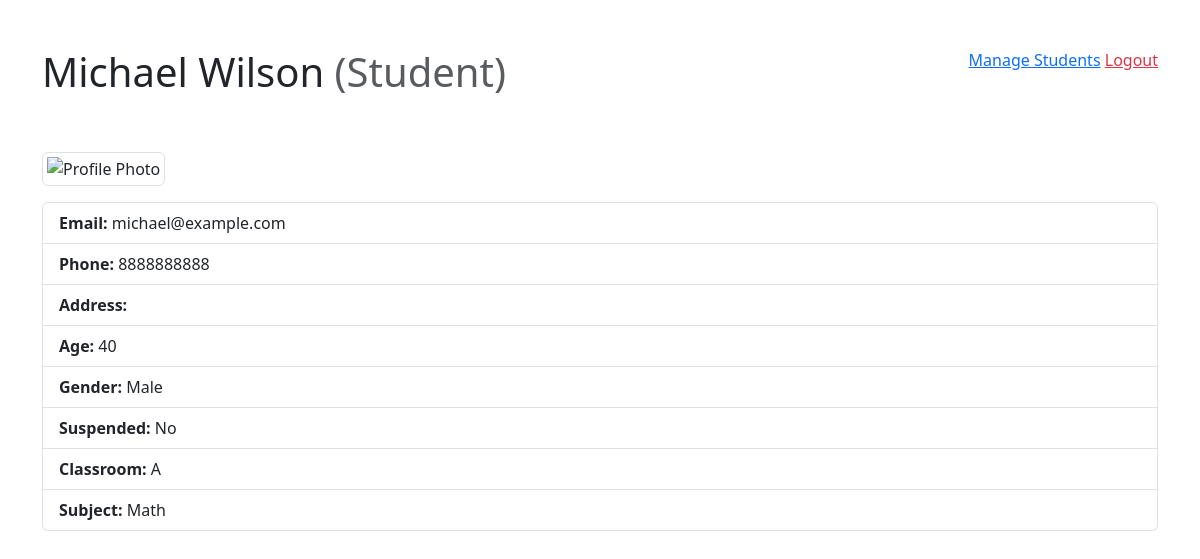
The page /project/profile.php?id=6 (signed in) on the database its author committed.
### tables this page shows
CREATE TABLE `users` (
  `id` int(10) NOT NULL,
  `name` varchar(255) NOT NULL,
  `age` int(10) UNSIGNED DEFAULT NULL,
  `photo` text DEFAULT NULL,
  `gender` enum('Male','Female','Others') NOT NULL,
  `address` text DEFAULT NULL,
  `class_id` int(11) DEFAULT NULL,
  `subject_id` int(11) DEFAULT NULL,
  `role_id` int(11) NOT NULL DEFAULT 1,
  `email` varchar(255) NOT NULL,
  `phone` varchar(255) NOT NULL,
  `password` varchar(255) NOT NULL,
  `suspended` int(11) DEFAULT 0,
  `created_at` datetime DEFAULT NULL,
  `updated_at` datetime DEFAULT NULL
);

CREATE TABLE `roles` (
  `id` int(11) NOT NULL,
  `name` varchar(255) NOT NULL,
  `value` int(11) NOT NULL
);

CREATE TABLE `classes` (
  `id` int(11) NOT NULL,
  `name` varchar(255) NOT NULL,
  `value` int(11) NOT NULL
);

CREATE TABLE `subjects` (
  `id` int(11) NOT NULL,
  `name` varchar(255) NOT NULL,
  `value` int(11) NOT NULL
);

### project/_classes/Libs/Database/MySQL.php (called while the page is built, shortened)
<?php
class MySQL
{
    private $dbhost;
    private $dbuser;
    private $dbname;
    private $dbpass;
    public function __construct(
        $dbhost = "localhost",
        $dbuser = "root",
        $dbname = "project",
        $dbpass = "",
    ) {
        $this->dbhost = $dbhost;
        $this->dbuser = $dbuser;
        $this->dbname = $dbname;
        $this->dbpass = $dbpass;
    }
    public function connect()
    {
        try {
            $this->db = new PDO(
                "mysql:host=$this->dbhost;dbname=$this->dbname",
                $this->dbuser,
                $this->dbpass,
                [
                    PDO::ATTR_ERRMODE => PDO::ERRMODE_EXCEPTION,
                    PDO::ATTR_DEFAULT_FETCH_MODE => PDO::FETCH_OBJ,
                ]
            );
            return $this->db;
        } catch (PDOException $e) {
            return $e->getMessage();
        }
    }
}

### project/_classes/Libs/Database/UsersTable.php (called while the page is built, shortened)
<?php
class UsersTable
{
    private $db = null;
    public function __construct(MySQL $db)
    {
        $this->db = $db->connect();
    }
    public function userProfile($id)
    {
        $statement = $this->db->prepare("
                                        SELECT users.*, roles.name AS role, roles.value, classes.name AS class, subjects.name AS subject
                                        FROM users
                                        LEFT JOIN roles ON users.role_id = roles.id
                                        LEFT JOIN classes ON users.class_id = classes.id
                                        LEFT JOIN subjects ON users.subject_id = subjects.id
                                        WHERE users.id = :id
                                        ");
        $statement->execute(['id' => $id]);
        $row = $statement->fetch();
        return $row ?? false;
    }
}

### project/_classes/Helpers/Auth.php (called while the page is built, shortened)
<?php
class Auth
{
    static $loginUrl = '/index.php';
    static function check()
    {
        if (isset($_SESSION['user'])) {
            return $_SESSION['user'];
        } else {
            HTTP::redirect(static::$loginUrl);
        }
    }
}

### project/profile.php (the view, shortened to what this page needs)
<?php
$auth = Auth::check();
$userId = isset($_REQUEST["id"]) ? $_REQUEST["id"] : "";
$table = new UsersTable(new MySQL());
$user = $userId ? $table->userProfile($userId) : null;
$renderUser = $userId ? $user : $auth;
?>
<!DOCTYPE html>
<html lang="en">
<head>
    <link rel="stylesheet" href="css/bootstrap.min.css">
</head>
<body>
    <div class="container pb-4">
        <div class=" d-flex justify-content-between">
            <div class="mt-5 mb-5">
                <h1 class="">
                    <?= $renderUser->name ?>
                    <span class="fw-normal text-muted">
                        (<?= $renderUser->role ?>)
                    </span>
                </h1>
            </div>
            <div class="mt-5 mb-5">
                <?php if ($auth->value > '1') : ?>
                    <a href="admin.php">Manage Students</a>
                <?php endif ?>
                <a href="_actions/logout.php" class="text-danger">Logout</a>
            </div>
        </div>
        <?php if ($renderUser->photo || $renderUser->photo === null) : ?>
            <?php if (strpos($renderUser->photo, 'https://') === 0) : ?>
                <img class="img-thumbnail mb-3" src="<?= $renderUser->photo ?>" alt="Profile Photo" width="200">
            <?php else : ?>
                <img class="img-thumbnail mb-3" src="_actions/photos/<?= $renderUser->photo ?>" alt="Profile Photo" width="200">
            <?php endif ?>
        <?php endif ?>
        <ul class="list-group">
            <li class="list-group-item">
                <b>Email:</b> <?= $renderUser->email ?>
            </li>
            <li class="list-group-item">
                <b>Phone:</b> <?= $renderUser->phone ?>
            </li>
            <li class="list-group-item">
                <b>Address:</b> <?= $renderUser->address ?>
            </li>
            <li class="list-group-item">
                <b>Age:</b> <?= $renderUser->age ?>
            </li>
            <li class="list-group-item">
                <b>Gender:</b> <?= $renderUser->gender ?>
            </li>
            <li class="list-group-item">
                <b>Suspended:</b> <?= $renderUser->suspended ? "Yes" : "No" ?>
            </li>
            <?php if ($renderUser->value <= 1) : ?>
                <li class="list-group-item">
                    <b>Classroom:</b> <?= $renderUser->class ?>
                </li>
                <li class="list-group-item">
                    <b>Subject:</b> <?= $renderUser->subject ?>
                </li>
            <?php endif ?>
        </ul>
        <br>
    </div>
</body>
</html>

### rows shown on the page
users: name "Michael Wilson", role.name "Student", email "michael@example.com", phone "8888888888", age "40", gender "Male", class.name "A", subject.name "Math"
